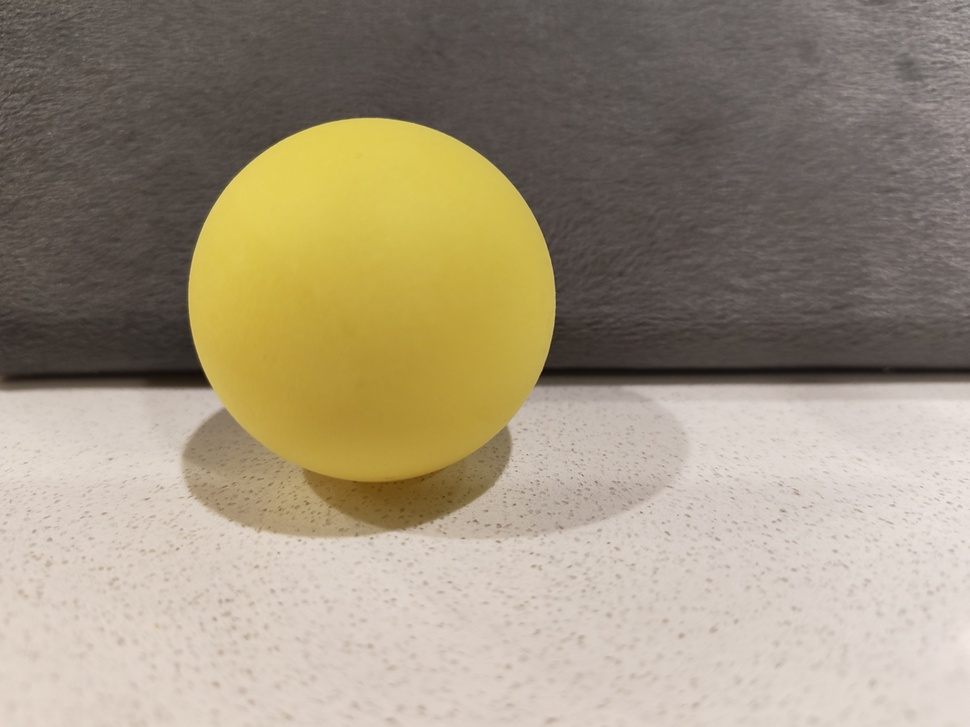
#> input picture frame1.jpg, 970 x 727 px, shrunk from 4096 x 3072 before the run
$ python blob.py
#> lines starting #> are read from the running program, lines starting #| are printed output that depends on the picture
import cv2
import numpy as np

img1 = cv2.imread("frame1.jpg")
#> img1 is the input picture: shape (727, 970, 3); mean B, G, R 125.1, 147.1, 159.3
img2 = cv2.imread("frame2.jpg")
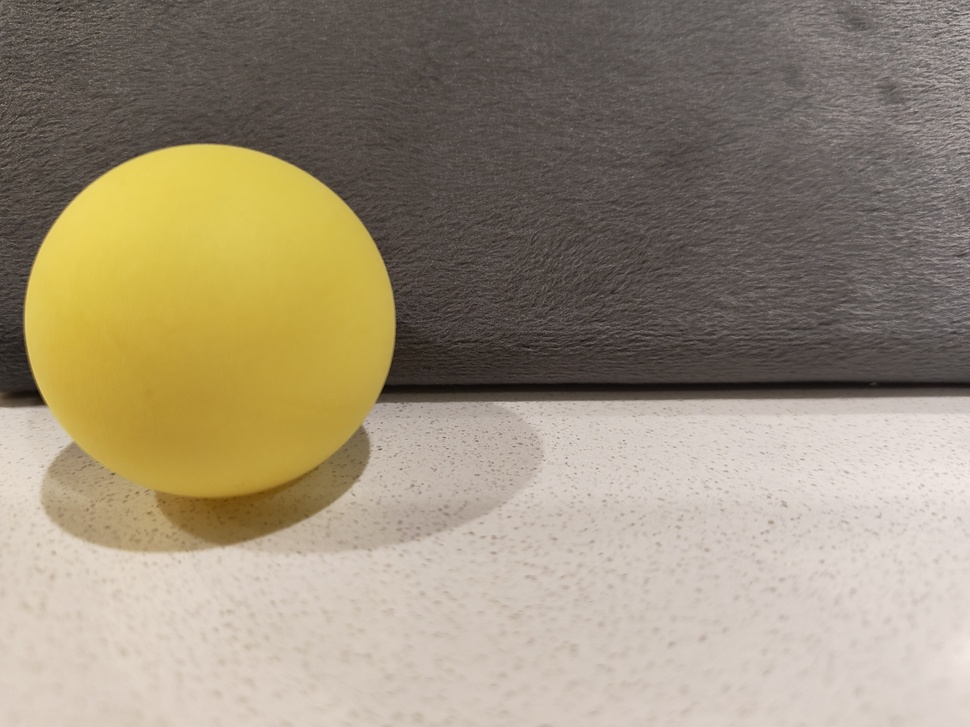
#> input picture frame2.jpg, 970 x 727 px, shrunk from 4096 x 3072 before the run
#> img2 is the input picture: shape (727, 970, 3); mean B, G, R 121.2, 143.3, 155.6

cvtimg1 = cv2.cvtColor(img1, cv2.COLOR_BGR2GRAY)
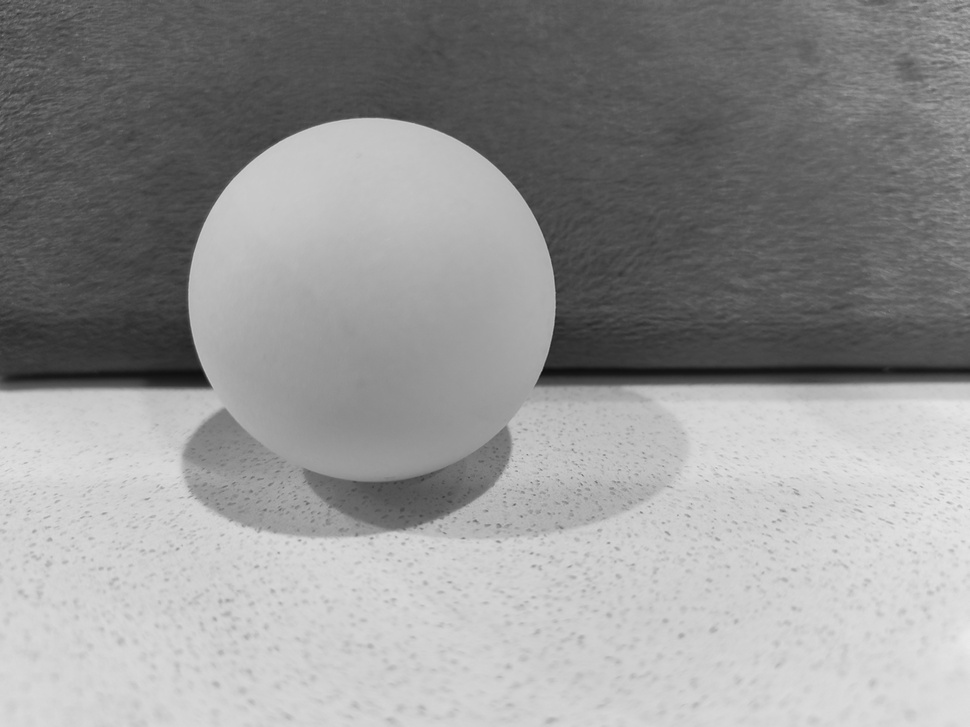
#> cvtimg1: shape (727, 970); min 11, max 234, mean 148.2
cvtimg2 = cv2.cvtColor(img2, cv2.COLOR_BGR2GRAY)
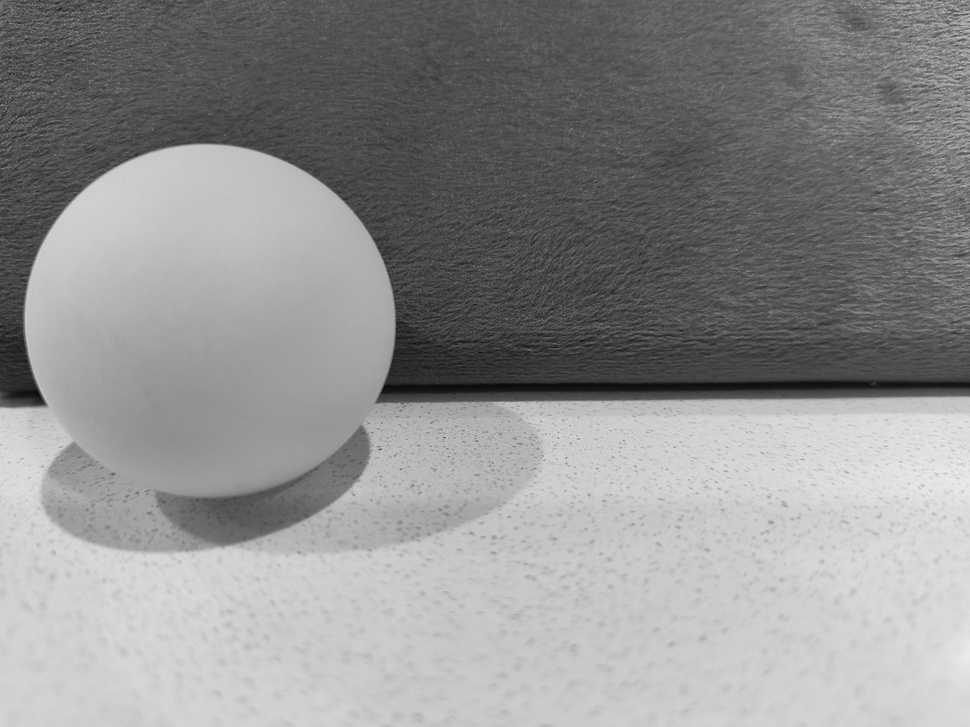
#> cvtimg2: shape (727, 970); min 7, max 235, mean 144.4

subtracted = cv2.subtract(cvtimg1, cvtimg2)
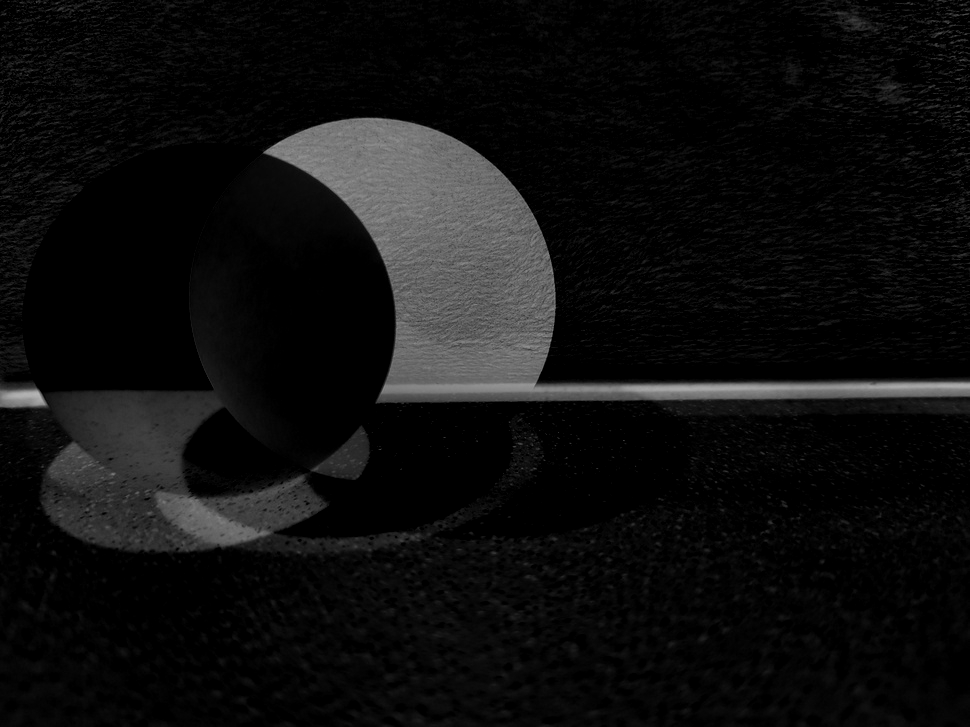
#> subtracted: shape (727, 970); min 0, max 182, mean 14.5

#> (the run stopped early here; a loop or call above may not have finished)
